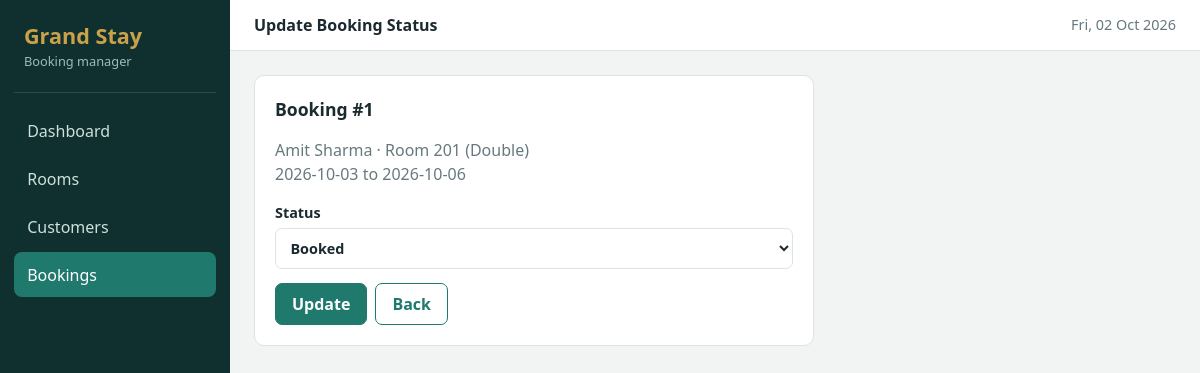
Screenshot of /edit_status.php?id=1 with the database file from the repository.
### tables this page shows
CREATE TABLE IF NOT EXISTS bookings (
  booking_id INT AUTO_INCREMENT PRIMARY KEY,
  room_id INT NOT NULL,
  customer_id INT NOT NULL,
  booking_date DATE NOT NULL,
  check_in DATE NOT NULL,
  check_out DATE NOT NULL,
  status VARCHAR(20) DEFAULT 'Booked',
  FOREIGN KEY (room_id) REFERENCES rooms(room_id),
  FOREIGN KEY (customer_id) REFERENCES customers(customer_id)
);

CREATE TABLE IF NOT EXISTS customers (
  customer_id INT AUTO_INCREMENT PRIMARY KEY,
  name VARCHAR(100) NOT NULL,
  email VARCHAR(100) NOT NULL,
  phone VARCHAR(15) NOT NULL,
  address TEXT
);

CREATE TABLE IF NOT EXISTS rooms (
  room_id INT AUTO_INCREMENT PRIMARY KEY,
  room_number VARCHAR(10) NOT NULL UNIQUE,
  room_type VARCHAR(50) NOT NULL,
  price DECIMAL(10,2) NOT NULL,
  status VARCHAR(20) DEFAULT 'Available'
);

### config.php (called while the page is built, shortened)
<?php
function e($s) { return htmlspecialchars((string)$s, ENT_QUOTES, 'UTF-8'); }

### edit_status.php (the view, shortened to what this page needs)
<?php require __DIR__.'/../config.php'; $root = '../'; $section = 'bookings'; $title = 'Update Booking Status';
$id = (int)($_GET['id'] ?? $_POST['id'] ?? 0);
$s = $pdo->prepare("SELECT b.*, c.name, r.room_number, r.room_type FROM bookings b JOIN customers c ON c.customer_id=b.customer_id JOIN rooms r ON r.room_id=b.room_id WHERE b.booking_id=?");
$s->execute([$id]); $b = $s->fetch();
include __DIR__.'/../includes/header.php'; ?>
<section class="card narrow"><h2>Booking #<?= $id ?></h2>
<p class="empty"><?= e($b['name']) ?> &middot; Room <?= e($b['room_number']) ?> (<?= e($b['room_type']) ?>)<br><?= e($b['check_in']) ?> to <?= e($b['check_out']) ?></p>
<form method="post"><input type="hidden" name="id" value="<?= $id ?>">
  <label>Status<select name="status"><?php foreach (BOOKING_STATUSES as $st): ?><option <?= $b['status']===$st?'selected':'' ?>><?= $st ?></option><?php endforeach; ?></select></label>
  <div class="row"><button class="btn">Update</button><a class="btn ghost" href="index.php">Back</a></div>
</form></section>
<?php include __DIR__.'/../includes/footer.php'; ?>

### style.css (style rules this page uses)
:root { --bg:#f1f4f2;--ink:#1b2a2f;--muted:#66797e;--line:#dbe4e1;--side:#10302f;--brand:#1f7a6d;--brand-d:#165e54;--gold:#c9a24b;--ok:#1b7f4b;--danger:#b42318;--r:10px }
* { box-sizing:border-box }
body { margin:0;background:var(--bg);color:var(--ink);font:16px/1.5 "Segoe UI",system-ui,sans-serif }
a { color:var(--brand) }
.card { background:#fff;border:1px solid var(--line);border-radius:var(--r);padding:1.25rem }
.card.narrow { max-width:560px }
h2 { font-size:1.1rem;margin:0 0 .9rem }
label { display:block;font-weight:600;font-size:.9rem;margin-bottom:.85rem }
input,select,textarea { width:100%;margin-top:.3rem;padding:.55rem .65rem;border:1px solid var(--line);border-radius:7px;font:inherit;background:#fff;color:var(--ink) }
.row,.filters { display:flex;gap:.5rem;flex-wrap:wrap;align-items:center }
.btn { background:var(--brand);color:#fff;border:1px solid var(--brand);padding:.5rem 1rem;border-radius:7px;font:inherit;font-weight:600;cursor:pointer;text-decoration:none;display:inline-block }
.btn.ghost { background:#fff;color:var(--brand) }
.empty { color:var(--muted) }

### rows the page displays
bookings: customer.name "Amit Sharma", room.room_number "201", room.room_type "Double", check_in "2026-10-03", check_out "2026-10-06", status "Booked"

### other values shown
$l "Dashboard"
$l "Rooms"
$l "Customers"
$l "Bookings"
$title "Update Booking Status"
$id "1"
